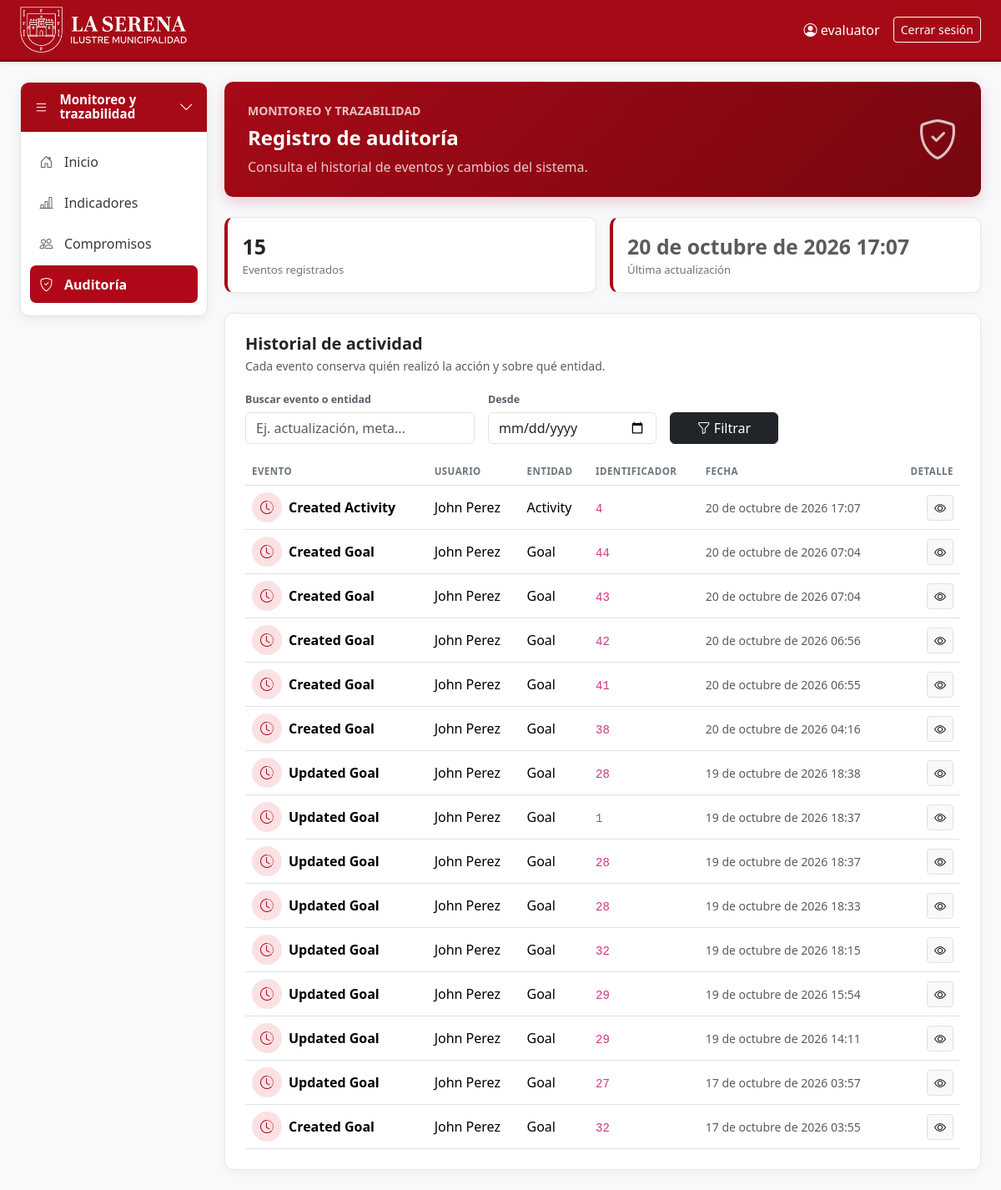
The app's page /monitoring/auditoria/ (signed in) with its own data.
### monitoring_traceability/models.py (models this page shows, shortened)
class Audit(BaseModel):
    audit_id = models.BigAutoField(
        primary_key=True,
    )
    user = models.ForeignKey(
        "organization.Employee",
        on_delete=models.PROTECT,
        related_name="audit_events",
        verbose_name="Employee",
    )
    event = models.CharField(
        max_length=100,
        verbose_name="Event",
    )
    event_date = models.DateTimeField(
        auto_now_add=True,
        verbose_name="Event date",
    )
    entity = models.CharField(
        max_length=100,
        verbose_name="Entity",
    )
    object_identifier = models.CharField(
        max_length=100,
        verbose_name="Object identifier",
    )
    previous_value = models.JSONField(
        null=True,
        blank=True,
        verbose_name="Previous value",
    )
    new_value = models.JSONField(
        null=True,
        blank=True,
        verbose_name="New value",
    )
    class Meta:
        verbose_name = "Audit event"
        verbose_name_plural = "Audit events"
        ordering = (
            "-event_date",
            "-audit_id",
        )

### organization/models.py (models this page shows)
class Employee(BaseModel):
    employee_id = models.BigAutoField(primary_key=True)
    assigned_groups = models.ManyToManyField(
        "auth.Group",
        blank=True,
        related_name="assigned_employees",
        verbose_name="Roles asignados",
    )
    delegation = models.ForeignKey(
        Delegation,
        on_delete=models.PROTECT,
        related_name="employees",
    )
    position = models.ForeignKey(
        PositionFunction,
        on_delete=models.PROTECT,
        related_name="employees",
    )
    name = models.CharField(max_length=150)
    roles = models.TextField()
    status = models.CharField(max_length=50)
    profile_photo = models.ImageField(
        upload_to="profile_photos/",
        blank=True,
        null=True,
        verbose_name="Foto de perfil",
    )
    class Meta:
        verbose_name = "Employee"
        verbose_name_plural = "Employees"
    def __str__(self):
        return self.name

### monitoring_traceability/views.py (the view, shortened to what this page needs)
# urls.py: path("auditoria/", views.audit_list, name="audit_list"),
@login_required
def audit_list(request):
    audits = _scoped_queryset(
        Audit.objects.select_related("user"),
        request.user,
        "user",
    )
    search = _query(request.GET.get("q"))
    date_from = _query(request.GET.get("date_from"))
    if date_from:
        audits = audits.filter(event_date__date__gte=date_from)
    audits = audits.order_by("-event_date", "-audit_id")
    return render(
        request,
        "monitoringfronen/audit.html",
        {
            "audits": audits,
            "total_audits": audits.count(),
            "last_audit_date": audits.first().event_date
            if audits.exists()
            else None,
        },
    )

### monitoring_traceability/views.py (called while the page is built)
def _delegation_id(user):
    profile = getattr(user, "profile", None)
    return profile.delegation_id if profile else None

def _scoped_queryset(queryset, user, relation):
    queryset = queryset.filter(deleted_at__isnull=True)
    if user.is_superuser:
        return queryset
    delegation_id = _delegation_id(user)
    if delegation_id is None:
        return queryset.none()
    return queryset.filter(**{f"{relation}__delegation_id": delegation_id})

def _query(value):
    return value.strip() if value else ""

### templates/monitoringfronen/audit.html (shortened to what this page needs)
{% extends "base.html" %}
{% load i18n %}
{% block sidebar %}
<aside class="workspace-sidebar" aria-label="Navegación de monitoreo y trazabilidad">
    <div class="workspace-sidebar-header">
        <i class="bi bi-list" aria-hidden="true"></i>
        <strong>Monitoreo y<br>trazabilidad</strong>
        <i class="bi bi-chevron-down" aria-hidden="true"></i>
    </div>
    <nav class="nav flex-column">
        <a class="nav-link" href="{% url 'home' %}"><i class="bi bi-house-door"></i><span>Inicio</span></a>
        <a class="nav-link" href="{% url 'monitoring:indicator_list' %}"><i class="bi bi-bar-chart-line"></i><span>Indicadores</span></a>
        <a class="nav-link" href="{% url 'monitoring:commitment_list' %}"><i class="bi bi-people"></i><span>Compromisos</span></a>
        <a class="nav-link active" href="{% url 'monitoring:audit_list' %}"><i class="bi bi-shield-check"></i><span>Auditoría</span></a>
    </nav>
</aside>
{% endblock %}
{% block contenido %}
<div class="monitor-shell pb-4" id="auditoria">
    <section class="monitor-hero mb-4 d-flex flex-wrap align-items-center justify-content-between gap-3">
        <div><div class="small text-uppercase fw-semibold opacity-75 mb-2">Monitoreo y trazabilidad</div><h1 class="mb-2 fw-bold">Registro de auditoría</h1><p class="mb-0">Consulta el historial de eventos y cambios del sistema.</p></div>
        <i class="bi bi-shield-check display-5 opacity-75" aria-hidden="true"></i>
    </section>
    <div class="row g-3 mb-4">
        <div class="col-12 col-md-6"><div class="section-card metric h-100"><div class="value">{{ total_audits|default:"0" }}</div><div class="label">Eventos registrados</div></div></div>
        <div class="col-12 col-md-6"><div class="section-card metric h-100"><div class="value text-muted">{% language 'es' %}{{ last_audit_date|date:"d \d\e F \d\e Y H:i"|default:"—" }}{% endlanguage %}</div><div class="label">Última actualización</div></div></div>
    </div>
    <section class="section-card p-3 p-lg-4">
        <div class="mb-3"><h2 class="h5 mb-1 fw-bold">Historial de actividad</h2><p class="text-muted small mb-0">Cada evento conserva quién realizó la acción y sobre qué entidad.</p></div>
        <form class="row g-3 align-items-end mb-3" method="get">
            <div class="col-12 col-md-4"><label class="filter-label" for="audit-search">Buscar evento o entidad</label><input id="audit-search" name="q" value="{{ request.GET.q }}" class="form-control" placeholder="Ej. actualización, meta..." type="search"></div>
            <div class="col-12 col-md-3"><label class="filter-label" for="audit-date">Desde</label><input id="audit-date" name="date_from" value="{{ request.GET.date_from }}" class="form-control" type="date"></div>
            <div class="col-12 col-md-2"><button class="btn btn-dark w-100" type="submit"><i class="bi bi-funnel me-1"></i>Filtrar</button></div>
        </form>
        <div class="table-responsive"><table class="table table-hover align-middle mb-0"><thead><tr><th>Evento</th><th>Usuario</th><th>Entidad</th><th>Identificador</th><th>Fecha</th><th class="text-end">Detalle</th></tr></thead><tbody>
            {% for audit in audits %}
            <tr><td><span class="event-icon me-2"><i class="bi bi-clock-history" aria-hidden="true"></i></span><span class="fw-semibold">{{ audit.event|default:"Evento" }}</span></td><td>{{ audit.user|default:"—" }}</td><td>{{ audit.entity|default:"—" }}</td><td><code>{{ audit.object_identifier|default:"—" }}</code></td><td class="text-muted small">{% language 'es' %}{{ audit.event_date|date:"d \d\e F \d\e Y H:i"|default:"—" }}{% endlanguage %}</td><td class="text-end"><button type="button" class="btn btn-sm btn-light border" title="Ver cambios"><i class="bi bi-eye"></i><span class="visually-hidden">Ver cambios</span></button></td></tr>
            {% empty %}<tr><td colspan="6" class="text-center py-5"><i class="bi bi-journal-check fs-2 text-muted d-block mb-2"></i><span class="text-muted">No hay eventos de auditoría para mostrar.</span></td></tr>
            {% endfor %}
        </tbody></table></div>
    </section>
</div>
{% endblock %}

### templates/base.html (shortened to what this page needs)
<!DOCTYPE html>
{% load static %}
<html lang="es">
<head>
    <link href="https://cdn.jsdelivr.net/npm/bootstrap@5.3.3/dist/css/bootstrap.min.css" rel="stylesheet">
    <link href="https://cdn.jsdelivr.net/npm/bootstrap-icons@1.11.3/font/bootstrap-icons.min.css" rel="stylesheet">
</head>
<body>
<nav class="navbar navbar-expand-lg topbar mb-4 shadow-sm">
    <div class="container-fluid px-4">
        <a class="navbar-brand py-0" href="{% url 'home' %}">
            <img src="{% static 'img/horizontal-blanco.png' %}" alt="Logo La Serena" height="55">
        </a>
        <div class="collapse navbar-collapse" id="navbarMain">
            {% if user.is_authenticated %}
            <span class="navbar-text me-3"><i class="bi bi-person-circle"></i> {{ user.username }}</span>
            <form method="post" action="{% url 'logout' %}" class="d-inline">
                <button type="submit" class="btn btn-outline-light btn-sm">Cerrar sesión</button>
            </form>
            {% endif %}
        </div>
    </div>
</nav>
<div class="container-fluid px-4">
    <div class="workspace-layout">
        {% block sidebar %}{% endblock %}
        <div class="workspace-content">
            <main>
        {% block contenido %}{% endblock %}
            </main>
        </div>
    </div>
</div>
</body>
</html>

### templates/base.html (style rules this page uses)
body { background: #f8f9fb; }
.topbar { background-color: #a60a17; border-bottom: 3px solid #800711; }
.topbar .navbar-brand, .topbar .nav-link, .topbar .navbar-text { color: #fff; }
.topbar .navbar-brand { font-weight: bold; font-size: 1.2rem; }
.workspace-layout { display: flex; align-items: flex-start; gap: 1.25rem; }
.workspace-sidebar { flex: 0 0 225px; overflow: hidden; background: #fff; border: 1px solid #e1e3e5; border-radius: .65rem; box-shadow: 0 3px 12px rgba(24, 33, 44, .08); }
.workspace-sidebar-header { align-items: center; background: #a60a17; color: #fff; display: flex; gap: .85rem; min-height: 56px; padding: .75rem 1rem; }
.workspace-sidebar-header i:first-child { font-size: 1.05rem; }
.workspace-sidebar-header strong { flex: 1; font-size: .95rem; font-weight: 700; line-height: 1.15; }
.workspace-sidebar-header i:last-child { font-size: 1.1rem; }
.workspace-sidebar .nav { padding: .75rem .7rem .8rem; }
.workspace-sidebar .nav-link { align-items: center; border-radius: .45rem; color: #343a40; display: flex; gap: .75rem; margin: .12rem 0; min-height: 45px; padding: .65rem .7rem; }
.workspace-sidebar .nav-link.active { background: #b00818; color: #fff; font-weight: 600; }
.workspace-sidebar .nav-link i { color: #56616b; font-size: 1rem; width: 1.1rem; }
.workspace-sidebar .nav-link.active i { color: #fff; }
.workspace-content { flex: 1 1 auto; min-width: 0; }

### templates/monitoringfronen/audit.html (style rules this page uses)
.monitor-shell { max-width: 1480px; margin: 0 auto; }
.monitor-hero { background: linear-gradient(135deg, #a60a17, #760710); color: #fff; border-radius: .65rem; padding: 1.5rem 1.75rem; box-shadow: 0 6px 18px rgba(166, 10, 23, .18); }
.monitor-hero h1 { font-size: clamp(1.35rem, 2vw, 1.85rem); }
.monitor-hero p { color: rgba(255,255,255,.78); }
.section-card { background: #fff; border: 1px solid #e5e7eb; border-radius: .65rem; box-shadow: 0 3px 12px rgba(24, 33, 44, .04); }
.metric { border-left: 4px solid #a60a17; padding: 1rem 1.1rem; }
.metric .value { font-size: 1.55rem; font-weight: 700; color: #23272b; }
.metric .label { color: #6c757d; font-size: .82rem; }
.table thead th { color: #6c757d; font-size: .72rem; letter-spacing: .04em; text-transform: uppercase; white-space: nowrap; }
.table tbody td { vertical-align: middle; }
.event-icon { width: 2.25rem; height: 2.25rem; display: inline-flex; align-items: center; justify-content: center; border-radius: 50%; background: #fbe1e3; color: #a60a17; }
.filter-label { color: #56616b; font-size: .78rem; font-weight: 600; margin-bottom: .35rem; }

### records on screen
Audit: event_date "20 de octubre de 2026 17:07", event "Created Activity", user "John Perez", entity "Activity", object_identifier "4"
Audit: event "Created Goal", user "John Perez", entity "Goal", object_identifier "44", event_date "20 de octubre de 2026 07:04"
Audit: event "Created Goal", user "John Perez", entity "Goal", object_identifier "43", event_date "20 de octubre de 2026 07:04"
Audit: event "Created Goal", user "John Perez", entity "Goal", object_identifier "42", event_date "20 de octubre de 2026 06:56"
Audit: event "Created Goal", user "John Perez", entity "Goal", object_identifier "41", event_date "20 de octubre de 2026 06:55"
Audit: event "Created Goal", user "John Perez", entity "Goal", object_identifier "38", event_date "20 de octubre de 2026 04:16"
Audit: event "Updated Goal", user "John Perez", entity "Goal", object_identifier "28", event_date "19 de octubre de 2026 18:38"
Audit: event "Updated Goal", user "John Perez", entity "Goal", object_identifier "1", event_date "19 de octubre de 2026 18:37"
Audit: event "Updated Goal", user "John Perez", entity "Goal", object_identifier "28", event_date "19 de octubre de 2026 18:37"
Audit: event "Updated Goal", user "John Perez", entity "Goal", object_identifier "28", event_date "19 de octubre de 2026 18:33"
Audit: event "Updated Goal", user "John Perez", entity "Goal", object_identifier "32", event_date "19 de octubre de 2026 18:15"
Audit: event "Updated Goal", user "John Perez", entity "Goal", object_identifier "29", event_date "19 de octubre de 2026 15:54"
Audit: event "Updated Goal", user "John Perez", entity "Goal", object_identifier "29", event_date "19 de octubre de 2026 14:11"
Audit: event "Updated Goal", user "John Perez", entity "Goal", object_identifier "27", event_date "17 de octubre de 2026 03:57"
Audit: event "Created Goal", user "John Perez", entity "Goal", object_identifier "32", event_date "17 de octubre de 2026 03:55"

### other values on screen
{{ user.username }} "evaluator"
{{ total_audits|default:"0" }} "15"
